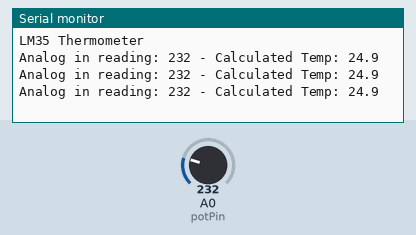
Simulated run of this sketch. Board: Arduino Uno, built with avr-gcc and run on an emulated ATmega328P. Parts: the last lines printed to the serial monitor. The inputs (shaded band) are chosen by the test bench; at power-on: A0 (potPin) = 232.

Above: at 1.2 s.
1.3 s: A0 (potPin) set to 250
At 1.9 s:
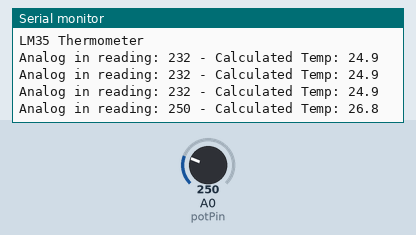
2.8 s: A0 (potPin) set to 266
At 3.4 s:
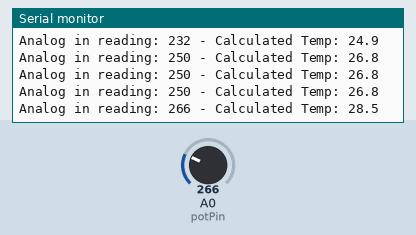
Timing chart, 0 to 5.8 s (numbered marks = the images above; inputs shaded):
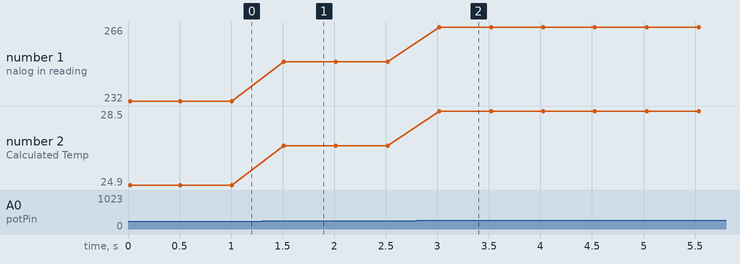

Measured:
- after the input at 1.3 s, the serial monitor: prints a new line after 0.21 s (image 1)
- after the input at 2.8 s, the serial monitor: prints a new line after 0.22 s (image 2)
- plotted number 1: 232 → 250 after the input at 1.3 s, 250 → 266 after the input at 2.8 s
- plotted number 2: 24.9 → 26.8 after the input at 1.3 s, 26.8 → 28.5 after the input at 2.8 s

The sketch:

Serial_Temperature_Sensor.ino
```cpp
// Project 12 - Serial Temperature Sensor

int potPin = 0;
float temperature = 0;

void setup()
{
  Serial.begin(9600);
  Serial.println("LM35 Thermometer ");
  analogReference(INTERNAL);
}

void printTenths(int value)
{
  // prints a value of 123 as 12.3
  Serial.print(value / 10);
  Serial.print(".");
  Serial.println(value % 10);
}

void loop()
{
  int span = 20;
  int aRead = 0;
  for (int i = 0; i < span; i++)
  {
    aRead = aRead+analogRead(potPin);
  }
  aRead = aRead / 20;

  temperature = ((100*1.1*aRead)/1024)*10;
  // convert voltage to temperature
  Serial.print("Analog in reading: ");
  Serial.print(long(aRead));

  // print temperature value on serial monitor
  Serial.print(" - Calculated Temp: ");
  printTenths(long(temperature));
  delay(500);
}
```
